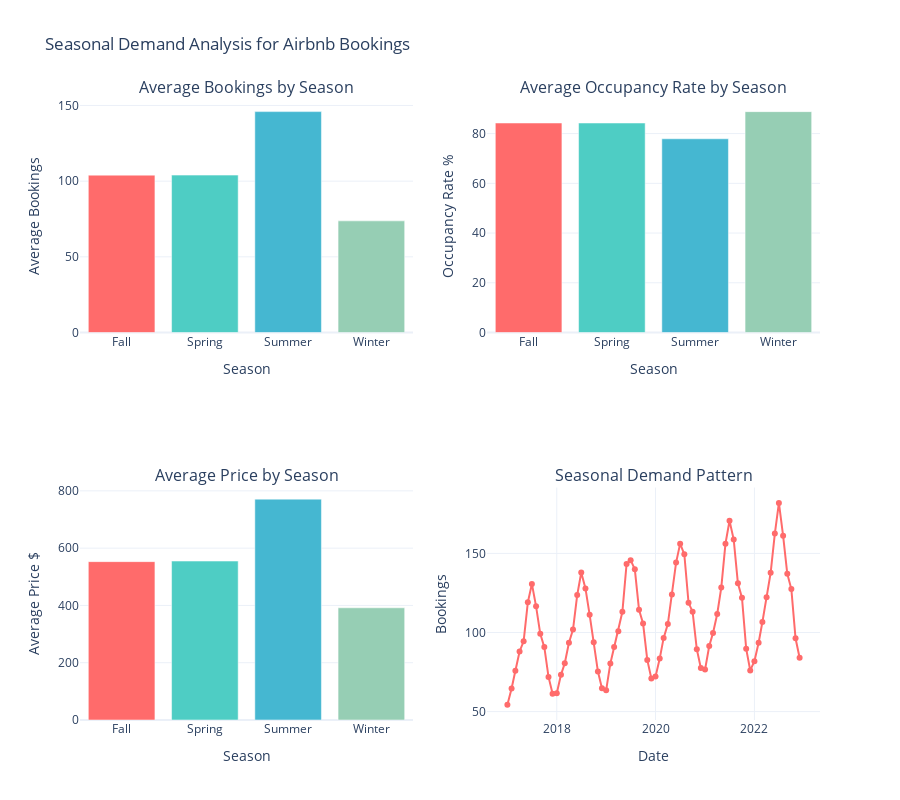

Notebook source saved alongside this figure:
### Code cell
# Seasonal Analysis and Visualization
print("📊 Analyzing seasonal patterns...")

# Group by season and calculate statistics
seasonal_stats = ts_data.groupby('season').agg({
    'bookings': ['mean', 'std', 'min', 'max'],
    'occupancy_rate': ['mean', 'std'],
    'avg_price': ['mean', 'std']
}).round(2)

print("📈 Seasonal Statistics:")
print(seasonal_stats)

# Create seasonal comparison visualization
fig = make_subplots(
    rows=2, cols=2,
    subplot_titles=('Average Bookings by Season', 'Average Occupancy Rate by Season', 
                   'Average Price by Season', 'Seasonal Demand Pattern'),
    specs=[[{"secondary_y": False}, {"secondary_y": False}],
           [{"secondary_y": False}, {"secondary_y": False}]]
)

# 1. Average bookings by season
seasonal_bookings = ts_data.groupby('season')['bookings'].mean()
fig.add_trace(
    go.Bar(x=seasonal_bookings.index, y=seasonal_bookings.values, 
           name='Avg Bookings', marker_color=['#FF6B6B', '#4ECDC4', '#45B7D1', '#96CEB4']),
    row=1, col=1
)

# 2. Average occupancy rate by season
seasonal_occupancy = ts_data.groupby('season')['occupancy_rate'].mean()
fig.add_trace(
    go.Bar(x=seasonal_occupancy.index, y=seasonal_occupancy.values, 
           name='Avg Occupancy %', marker_color=['#FF6B6B', '#4ECDC4', '#45B7D1', '#96CEB4']),
    row=1, col=2
)

# 3. Average price by season
seasonal_price = ts_data.groupby('season')['avg_price'].mean()
fig.add_trace(
    go.Bar(x=seasonal_price.index, y=seasonal_price.values, 
           name='Avg Price $', marker_color=['#FF6B6B', '#4ECDC4', '#45B7D1', '#96CEB4']),
    row=2, col=1
)

# 4. Time series plot showing seasonal pattern
monthly_data = ts_data.groupby(['year', 'month']).agg({
    'bookings': 'mean',
    'occupancy_rate': 'mean',
    'avg_price': 'mean'
}).reset_index()
monthly_data['date'] = pd.to_datetime(monthly_data[['year', 'month']].assign(day=1))

fig.add_trace(
    go.Scatter(x=monthly_data['date'], y=monthly_data['bookings'], 
               mode='lines+markers', name='Monthly Bookings', line=dict(color='#FF6B6B')),
    row=2, col=2
)

# Update layout
fig.update_layout(
    height=800,
    title_text="Seasonal Demand Analysis for Airbnb Bookings",
    showlegend=False,
    template="plotly_white"
)

# Update axes labels
fig.update_xaxes(title_text="Season", row=1, col=1)
fig.update_xaxes(title_text="Season", row=1, col=2)
fig.update_xaxes(title_text="Season", row=2, col=1)
fig.update_xaxes(title_text="Date", row=2, col=2)

fig.update_yaxes(title_text="Average Bookings", row=1, col=1)
fig.update_yaxes(title_text="Occupancy Rate %", row=1, col=2)
fig.update_yaxes(title_text="Average Price $", row=2, col=1)
fig.update_yaxes(title_text="Bookings", row=2, col=2)

fig.show()

print("✅ Seasonal analysis completed!")

### Figure 1 — Plotly figure (JSON) as saved in the notebook; plotly's stock layout.template omitted (floating-point values rounded to 4 significant figures)
{"data": [{"marker": {"color": ["#FF6B6B", "#4ECDC4", "#45B7D1", "#96CEB4"]}, "name": "Avg Bookings", "type": "bar", "x": ["Fall", "Spring", "Summer", "Winter"], "xaxis": "x", "y": [104.0, 104.0, 145.9, 73.75], "yaxis": "y"}, {"marker": {"color": ["#FF6B6B", "#4ECDC4", "#45B7D1", "#96CEB4"]}, "name": "Avg Occupancy %", "type": "bar", "x": ["Fall", "Spring", "Summer", "Winter"], "xaxis": "x2", "y": [84.26, 84.26, 77.91, 88.83], "yaxis": "y2"}, {"marker": {"color": ["#FF6B6B", "#4ECDC4", "#45B7D1", "#96CEB4"]}, "name": "Avg Price $", "type": "bar", "x": ["Fall", "Spring", "Summer", "Winter"], "xaxis": "x3", "y": [552.9, 554.9, 771.1, 391.7], "yaxis": "y3"}, {"line": {"color": "#FF6B6B"}, "mode": "lines+markers", "name": "Monthly Bookings", "type": "scatter", "x": ["2017-01-01T00:00:00.000000000", "2017-02-01T00:00:00.000000000", "2017-03-01T00:00:00.000000000", "2017-04-01T00:00:00.000000000", "2017-05-01T00:00:00.000000000", "2017-06-01T00:00:00.000000000", "2017-07-01T00:00:00.000000000", "2017-08-01T00:00:00.000000000", "2017-09-01T00:00:00.000000000", "2017-10-01T00:00:00.000000000", "2017-11-01T00:00:00.000000000", "2017-12-01T00:00:00.000000000", "2018-01-01T00:00:00.000000000", "2018-02-01T00:00:00.000000000", "2018-03-01T00:00:00.000000000", "2018-04-01T00:00:00.000000000", "2018-05-01T00:00:00.000000000", "2018-06-01T00:00:00.000000000", "2018-07-01T00:00:00.000000000", "2018-08-01T00:00:00.000000000", "2018-09-01T00:00:00.000000000", "2018-10-01T00:00:00.000000000", "2018-11-01T00:00:00.000000000", "2018-12-01T00:00:00.000000000", "2019-01-01T00:00:00.000000000", "2019-02-01T00:00:00.000000000", "2019-03-01T00:00:00.000000000", "2019-04-01T00:00:00.000000000", "2019-05-01T00:00:00.000000000", "2019-06-01T00:00:00.000000000", "2019-07-01T00:00:00.000000000", "2019-08-01T00:00:00.000000000", "2019-09-01T00:00:00.000000000", "2019-10-01T00:00:00.000000000", "2019-11-01T00:00:00.000000000", "2019-12-01T00:00:00.000000000", "2020-01-01T00:00:00.000000000", "2020-02-01T00:00:00.000000000", "2020-03-01T00:00:00.000000000", "2020-04-01T00:00:00.000000000", "2020-05-01T00:00:00.000000000", "2020-06-01T00:00:00.000000000", "2020-07-01T00:00:00.000000000", "2020-08-01T00:00:00.000000000", "2020-09-01T00:00:00.000000000", "2020-10-01T00:00:00.000000000", "2020-11-01T00:00:00.000000000", "2020-12-01T00:00:00.000000000", "2021-01-01T00:00:00.000000000", "2021-02-01T00:00:00.000000000", "2021-03-01T00:00:00.000000000", "2021-04-01T00:00:00.000000000", "2021-05-01T00:00:00.000000000", "2021-06-01T00:00:00.000000000", "2021-07-01T00:00:00.000000000", "2021-08-01T00:00:00.000000000", "2021-09-01T00:00:00.000000000", "2021-10-01T00:00:00.000000000", "2021-11-01T00:00:00.000000000", "2021-12-01T00:00:00.000000000", "2022-01-01T00:00:00.000000000", "2022-02-01T00:00:00.000000000", "2022-03-01T00:00:00.000000000", "2022-04-01T00:00:00.000000000", "2022-05-01T00:00:00.000000000", "2022-06-01T00:00:00.000000000", "2022-07-01T00:00:00.000000000", "2022-08-01T00:00:00.000000000", "2022-09-01T00:00:00.000000000", "2022-10-01T00:00:00.000000000", "2022-11-01T00:00:00.000000000", "2022-12-01T00:00:00.000000000"], "xaxis": "x4", "y": [54.42, 64.64, 75.81, 88.03, 94.42, 119.1, 130.7, 116.5, 99.17, 90.77, 71.93, 61.32, 61.58, 73.25, 80.55, 93.57, 101.9, 123.7, 137.9, 127.9, 111.2, 93.9, 75.43, 64.81, 63.48, 80.43, 90.84, 100.7, 113.1, 143.3, 145.7, 139.9, 114.4, 105.7, 82.7, 70.97, 72.13, 83.52, 96.58, 105.3, 124.1, 144.2, 156.2, 149.4, 118.8, 113.2, 89.47, 77.58, 76.55, 91.46, 99.74, 111.7, 128.4, 156.1, 170.6, 158.7, 131.1, 122.0, 89.77, 76.03, 81.81, 93.5, 106.6, 122.3, 137.7, 162.6, 181.9, 161.2, 137.1, 127.5, 96.33, 84.03], "yaxis": "y4"}], "layout": {"annotations": [{"font": {"size": 16}, "showarrow": false, "text": "Average Bookings by Season", "x": 0.225, "xanchor": "center", "xref": "paper", "y": 1, "yanchor": "bottom", "yref": "paper"}, {"font": {"size": 16}, "showarrow": false, "text": "Average Occupancy Rate by Season", "x": 0.775, "xanchor": "center", "xref": "paper", "y": 1, "yanchor": "bottom", "yref": "paper"}, {"font": {"size": 16}, "showarrow": false, "text": "Average Price by Season", "x": 0.225, "xanchor": "center", "xref": "paper", "y": 0.375, "yanchor": "bottom", "yref": "paper"}, {"font": {"size": 16}, "showarrow": false, "text": "Seasonal Demand Pattern", "x": 0.775, "xanchor": "center", "xref": "paper", "y": 0.375, "yanchor": "bottom", "yref": "paper"}], "height": 800, "showlegend": false, "title": {"text": "Seasonal Demand Analysis for Airbnb Bookings"}, "xaxis": {"anchor": "y", "domain": [0, 0.45], "title": {"text": "Season"}}, "xaxis2": {"anchor": "y2", "domain": [0.55, 1], "title": {"text": "Season"}}, "xaxis3": {"anchor": "y3", "domain": [0, 0.45], "title": {"text": "Season"}}, "xaxis4": {"anchor": "y4", "domain": [0.55, 1], "title": {"text": "Date"}}, "yaxis": {"anchor": "x", "domain": [0.625, 1], "title": {"text": "Average Bookings"}}, "yaxis2": {"anchor": "x2", "domain": [0.625, 1], "title": {"text": "Occupancy Rate %"}}, "yaxis3": {"anchor": "x3", "domain": [0, 0.375], "title": {"text": "Average Price $"}}, "yaxis4": {"anchor": "x4", "domain": [0, 0.375], "title": {"text": "Bookings"}}}}
